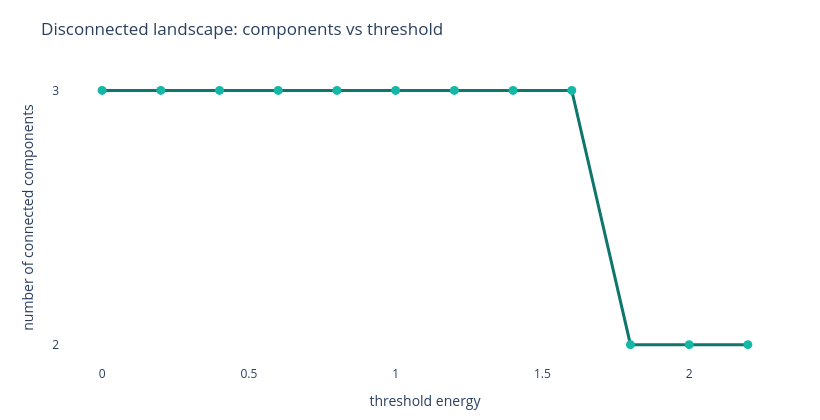

Notebook code for this chart:
### Markdown cell above
### Threshold Sweep

This threshold scan shows how many connected components remain as the allowed saddle energy rises. Because the `:vortex` state has no sampled connecting saddle, one component remains isolated throughout the sweep.

### Code cell
plot_component_counts(disconnected; thresholds=collect(range(0.0, 2.2; length=12)), title="Disconnected landscape: components vs threshold")

### Figure 1 — Plotly figure (JSON) as saved in the notebook; plotly's stock layout.template omitted (floating-point values rounded to 4 significant figures)
{"data": [{"hoverinfo": "text", "hovertext": ["threshold=0.0<br>components=3<br>{plus_x} | {minus_x} | {vortex}", "threshold=0.2<br>components=3<br>{plus_x} | {minus_x} | {vortex}", "threshold=0.4<br>components=3<br>{plus_x} | {minus_x} | {vortex}", "threshold=0.6<br>components=3<br>{plus_x} | {minus_x} | {vortex}", "threshold=0.8<br>components=3<br>{plus_x} | {minus_x} | {vortex}", "threshold=1.0<br>components=3<br>{plus_x} | {minus_x} | {vortex}", "threshold=1.2<br>components=3<br>{plus_x} | {minus_x} | {vortex}", "threshold=1.4<br>components=3<br>{plus_x} | {minus_x} | {vortex}", "threshold=1.6<br>components=3<br>{plus_x} | {minus_x} | {vortex}", "threshold=1.8<br>components=2<br>{plus_x, minus_x} | {vortex}", "threshold=2.0<br>components=2<br>{plus_x, minus_x} | {vortex}", "threshold=2.2<br>components=2<br>{plus_x, minus_x} | {vortex}"], "line": {"color": "#0f766e", "width": 3}, "marker": {"color": "#14b8a6", "size": 9}, "mode": "lines+markers", "showlegend": false, "type": "scatter", "x": [0, 0.2, 0.4, 0.6, 0.8, 1, 1.2, 1.4, 1.6, 1.8, 2, 2.2], "y": [3, 3, 3, 3, 3, 3, 3, 3, 3, 2, 2, 2]}], "layout": {"height": 420, "margin": {"b": 55, "l": 60, "r": 30, "t": 70}, "paper_bgcolor": "white", "plot_bgcolor": "white", "title": "Disconnected landscape: components vs threshold", "width": 820, "xaxis": {"title": "threshold energy"}, "yaxis": {"dtick": 1, "title": "number of connected components"}}}
